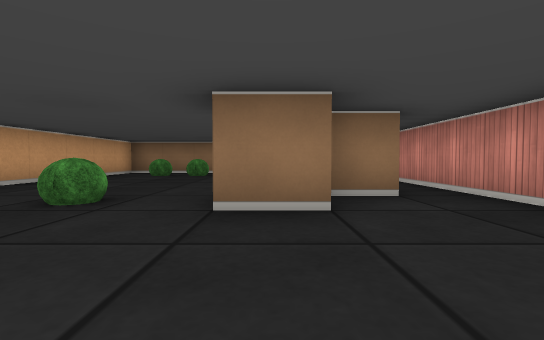
[1] (above)

12 first-person views from a walk through a cub3D maze. The camera is about half as high as the walls, tilts 2° down and sees 85° across. The floor is counted in squares. Each view is taken from the middle of a square. On the plan, view 1 faces up. The plan holds only what a view shows up to about 9 squares ahead; the rest is blank.

[2]
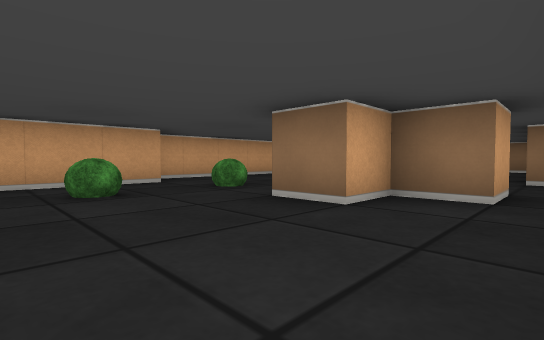

[3]
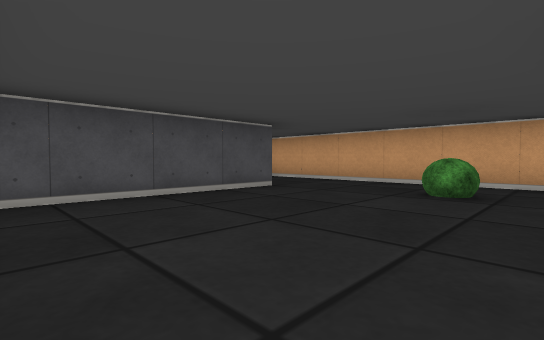

[4]
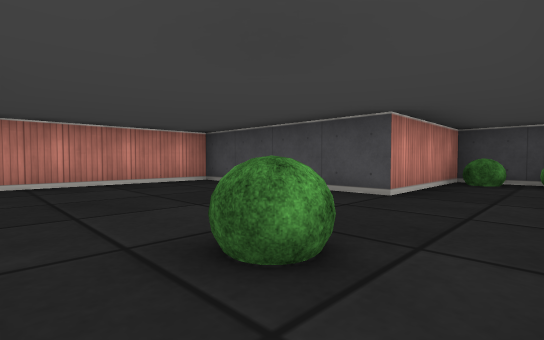

[5]
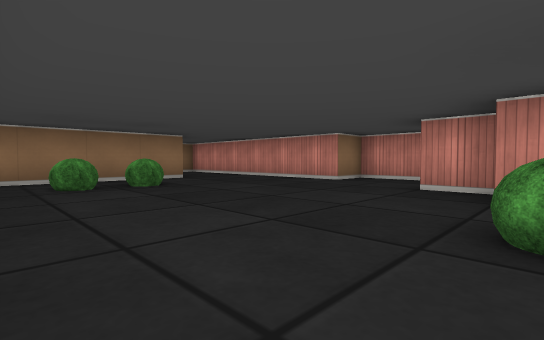

[6]
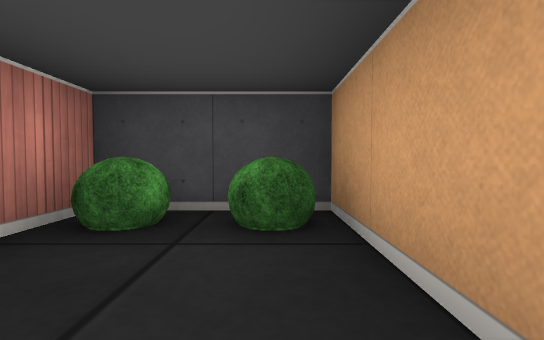

[7]
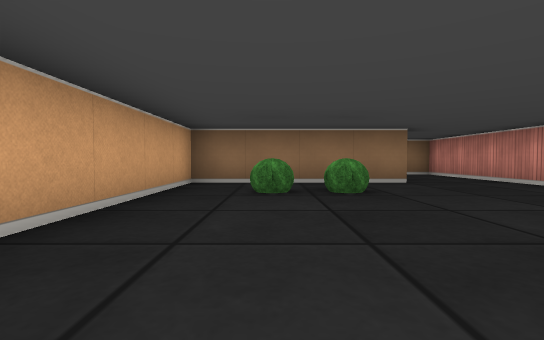

[8]
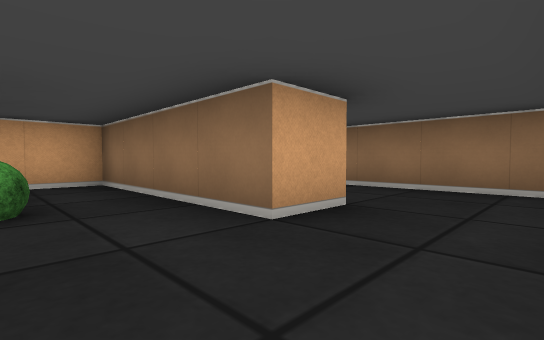

[9]
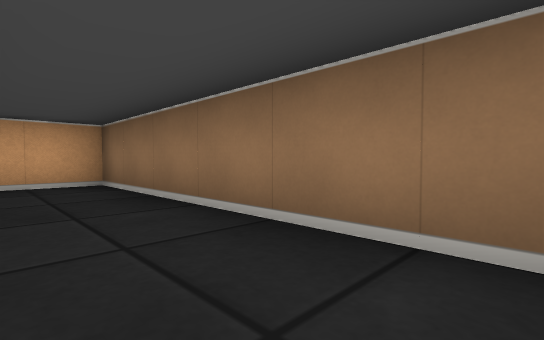

[10]
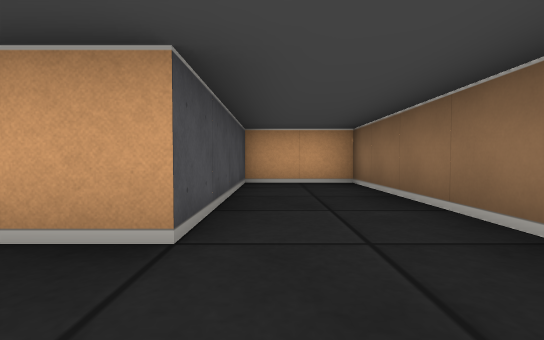

[11]
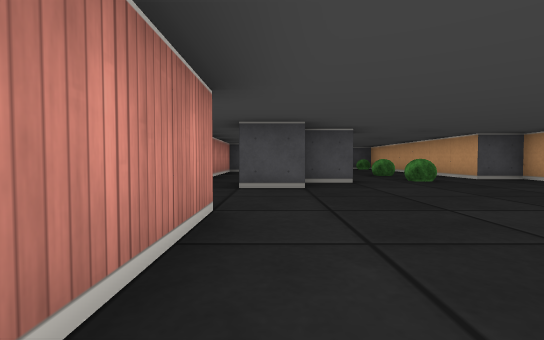

[12]
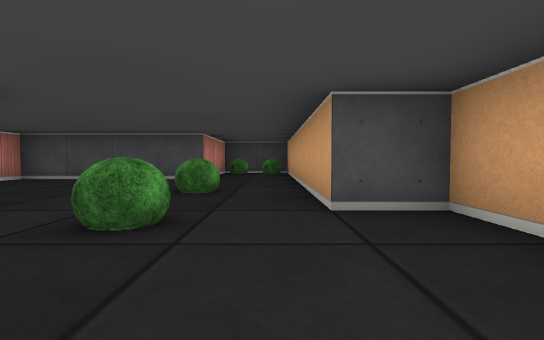

### Floor plan
Points are (right, up) in squares from view 1. A wall is a line through its corners. A room is listed if a view was taken in it or the views show most of it. See-through windows are left out.
Room 1 (views 1, 2, 3, 4, 5, 6, 7, 8, 11, 12)
walls: (-0.5, 3.5) (0.5, 3.5) (0.5, 2.5) (-0.5, 2.5); (0.5, 3.5) (0.5, 4.5) (1.5, 4.5) (1.5, 3.5) (0.5, 3.5); (-0.5, 9.5) (-4.5, 9.5) (-4.5, 2.5) (-3.5, 2.5) (-3.5, -4.5) (-1.5, -4.5) (-1.5, -1.5) (2.5, -1.5) (2.5, 6.5) (1.5, 6.5) (1.5, 9.5)
ways out: opening at (0.5, 10) to room 2
objects: bush (-3, -4); bush (-3, 8); bush (-2, -4); bush (-2, 1); bush (-2, 3); bush (-2, 8)
Room 2 (views 9, 10)
walls: (1.5, 9.5) (1.5, 12.5) (-4.5, 12.5) (-4.5, 10.5) (-0.5, 10.5) (-0.5, 9.5)
ways out: opening at (0.5, 10) to room 1

Where each view was taken, in squares from view 1:
view 1: 0 up, 0 right, facing up
view 2: 0 up, 2 right, facing up-left
view 3: 2 up, 2 right, facing down-left
view 4: 2 up, 3 left, facing down-right
view 5: 3 up, 4 left, facing up-right
view 6: 2 down, 3 left, facing down
view 7: 4 up, 3 left, facing up
view 8: 8 up, 1 right, facing up-left
view 9: 11 up, 1 right, facing up-left
view 10: 11 up, 1 right, facing left
view 11: 9 up, 1 right, facing down
view 12: 5 up, 3 left, facing down
